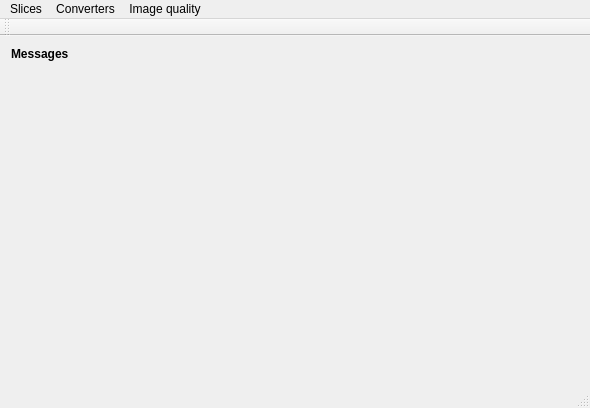
<?xml version="1.0" encoding="UTF-8"?>
<ui version="4.0">
 <class>ImagingToolMain</class>
 <widget class="QMainWindow" name="ImagingToolMain">
  <property name="geometry">
   <rect>
    <x>0</x>
    <y>0</y>
    <width>590</width>
    <height>408</height>
   </rect>
  </property>
  <property name="windowTitle">
   <string>Imaging tool</string>
  </property>
  <widget class="QWidget" name="centralWidget">
   <layout class="QVBoxLayout" name="verticalLayout_2">
    <item>
     <widget class="QLabel" name="label">
      <property name="sizePolicy">
       <sizepolicy hsizetype="Preferred" vsizetype="Fixed">
        <horstretch>0</horstretch>
        <verstretch>0</verstretch>
       </sizepolicy>
      </property>
      <property name="text">
       <string>&lt;b&gt;Messages&lt;/b&gt;</string>
      </property>
     </widget>
    </item>
    <item>
     <widget class="QtAddons::QtLogViewer" name="logviewer" native="true"/>
    </item>
   </layout>
  </widget>
  <widget class="QMenuBar" name="menuBar">
   <property name="geometry">
    <rect>
     <x>0</x>
     <y>0</y>
     <width>590</width>
     <height>22</height>
    </rect>
   </property>
   <widget class="QMenu" name="menuSlices">
    <property name="title">
     <string>Slices</string>
    </property>
    <addaction name="actionMerge_volume"/>
    <addaction name="actionReslice"/>
   </widget>
   <widget class="QMenu" name="menuConverters">
    <property name="title">
     <string>Converters</string>
    </property>
    <addaction name="actionConvertFiles"/>
    <addaction name="actionGeneric_to_TIFF"/>
   </widget>
   <widget class="QMenu" name="menuImage_quality">
    <property name="title">
     <string>Image quality</string>
    </property>
    <addaction name="actionMTF"/>
    <addaction name="actionFourier_shell_analysis"/>
    <addaction name="actionIAEA_contrast"/>
   </widget>
   <addaction name="menuSlices"/>
   <addaction name="menuConverters"/>
   <addaction name="menuImage_quality"/>
  </widget>
  <widget class="QToolBar" name="mainToolBar">
   <attribute name="toolBarArea">
    <enum>TopToolBarArea</enum>
   </attribute>
   <attribute name="toolBarBreak">
    <bool>false</bool>
   </attribute>
  </widget>
  <widget class="QStatusBar" name="statusBar"/>
  <action name="actionMerge_volume">
   <property name="text">
    <string>Merge volume</string>
   </property>
  </action>
  <action name="actionReslice">
   <property name="text">
    <string>Reslice</string>
   </property>
  </action>
  <action name="actionConvertFiles">
   <property name="text">
    <string>Convert files</string>
   </property>
  </action>
  <action name="actionGeneric_to_TIFF">
   <property name="text">
    <string>Generic to TIFF</string>
   </property>
  </action>
  <action name="actionTIFF_to_vtk">
   <property name="text">
    <string>TIFF to vtk</string>
   </property>
  </action>
  <action name="actionIAEA_contrast">
   <property name="text">
    <string>IAEA contrast</string>
   </property>
  </action>
  <action name="actionMTF">
   <property name="text">
    <string>MTF</string>
   </property>
  </action>
  <action name="actionFourier_shell_analysis">
   <property name="text">
    <string>Fourier shell analysis</string>
   </property>
  </action>
 </widget>
 <layoutdefault spacing="6" margin="11"/>
 <customwidgets>
  <customwidget>
   <class>QtAddons::QtLogViewer</class>
   <extends>QWidget</extends>
   <header location="global">qtlogviewer.h</header>
   <container>1</container>
  </customwidget>
 </customwidgets>
 <resources/>
 <connections/>
</ui>
